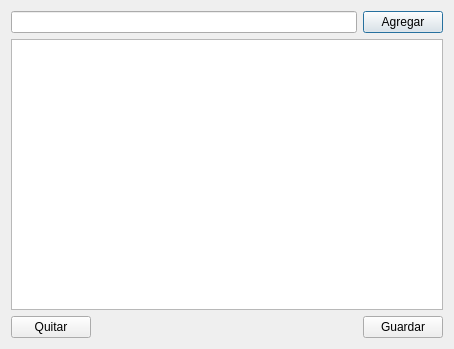
<?xml version="1.0" encoding="UTF-8"?>
<ui version="4.0">
 <class>Dialog</class>
 <widget class="QDialog" name="Dialog">
  <property name="geometry">
   <rect>
    <x>0</x>
    <y>0</y>
    <width>454</width>
    <height>349</height>
   </rect>
  </property>
  <property name="windowTitle">
   <string>Dialog</string>
  </property>
  <layout class="QGridLayout" name="gridLayout">
   <item row="0" column="0">
    <layout class="QVBoxLayout" name="verticalLayout">
     <item>
      <layout class="QHBoxLayout" name="horizontalLayout_2">
       <item>
        <widget class="QLineEdit" name="Nombre"/>
       </item>
       <item>
        <widget class="QPushButton" name="agregar1">
         <property name="text">
          <string>Agregar</string>
         </property>
        </widget>
       </item>
      </layout>
     </item>
     <item>
      <widget class="QListWidget" name="lista1"/>
     </item>
     <item>
      <layout class="QHBoxLayout" name="horizontalLayout">
       <item>
        <widget class="QPushButton" name="quitar1">
         <property name="text">
          <string>Quitar</string>
         </property>
        </widget>
       </item>
       <item>
        <spacer name="horizontalSpacer">
         <property name="orientation">
          <enum>Qt::Horizontal</enum>
         </property>
         <property name="sizeHint" stdset="0">
          <size>
           <width>88</width>
           <height>20</height>
          </size>
         </property>
        </spacer>
       </item>
       <item>
        <widget class="QPushButton" name="guardar">
         <property name="text">
          <string>Guardar</string>
         </property>
        </widget>
       </item>
      </layout>
     </item>
    </layout>
   </item>
  </layout>
 </widget>
 <resources/>
 <connections/>
</ui>
